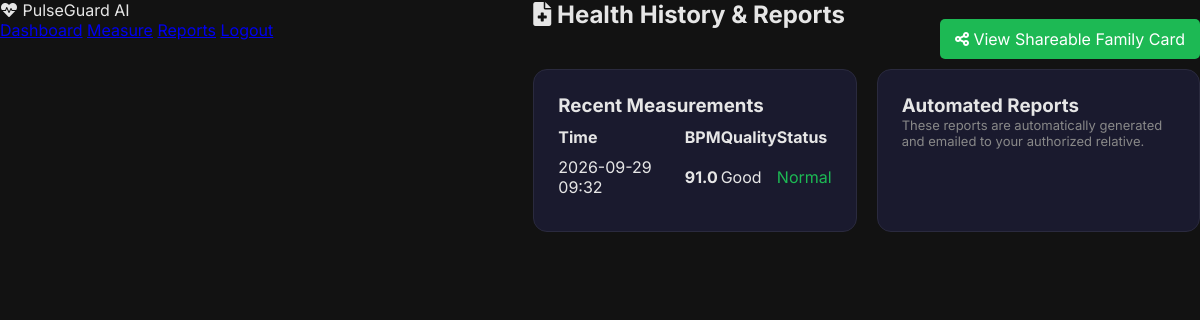
The app's page /reports (signed in), older data.
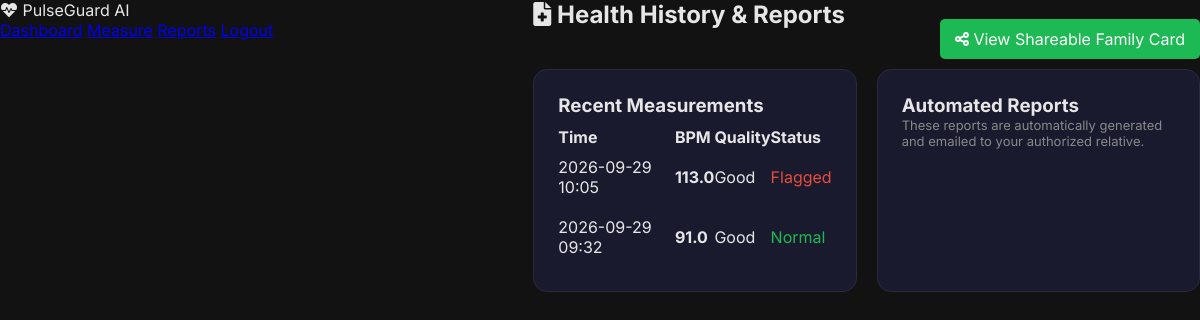
The same page, newer data.
### app.py (models this page shows)
class HealthMeasurement(db.Model):
    id = db.Column(db.Integer, primary_key=True)
    user_id = db.Column(db.Integer, db.ForeignKey('user.id'), nullable=False)
    timestamp = db.Column(db.DateTime, default=datetime.datetime.utcnow)
    bpm = db.Column(db.Float, nullable=False)
    signal_quality = db.Column(db.String(20))
    source = db.Column(db.String(20))
    is_abnormal = db.Column(db.Boolean, default=False)
    ai_analysis = db.Column(db.Text)

### app.py (the view)
@app.route('/reports')
@login_required
def reports():
    measurements = HealthMeasurement.query.filter_by(user_id=current_user.id).order_by(HealthMeasurement.timestamp.desc()).limit(50).all()
    user_reports = Report.query.filter_by(user_id=current_user.id).order_by(Report.generated_at.desc()).all()
    return render_template('reports.html', measurements=measurements, reports=user_reports)

### app.py (called while the page is built)
@login_manager.user_loader
def load_user(user_id):
    return User.query.get(int(user_id))

### templates/reports.html (shortened to what this page needs)
<!DOCTYPE html>
<html lang="en" data-theme="dark">
<head>
  <link rel="stylesheet" href="/static/pulseguard.css">
  <link href="https://cdnjs.cloudflare.com/ajax/libs/font-awesome/6.0.0/css/all.min.css" rel="stylesheet">
</head>
<body>
  <nav class="pg-nav">
    <div class="nav-logo"><i class="fas fa-heartbeat"></i> PulseGuard AI</div>
    <div class="nav-links">
      <a href="/dashboard">Dashboard</a>
      <a href="/heartrate">Measure</a>
      <a href="/reports" class="active">Reports</a>
      <a href="/logout">Logout</a>
    </div>
  </nav>
  <main class="pg-main">
    <h2><i class="fas fa-file-medical"></i> Health History & Reports</h2>
    <div style="margin-bottom: 20px; text-align: right;">
        <a href="/family/{{ current_user.id }}" target="_blank" class="btn-primary" style="padding: 10px 15px; border-radius: 5px; text-decoration: none; color: white; background: var(--primary);">
            <i class="fas fa-share-alt"></i> View Shareable Family Card
        </a>
    </div>
    <div class="grid-2">
      <div class="card">
        <h3>Recent Measurements</h3>
        <table style="width:100%; text-align:left; border-collapse:collapse; margin-top: 10px;">
          <tr><th>Time</th><th>BPM</th><th>Quality</th><th>Status</th></tr>
          {% for m in measurements %}
          <tr style="border-bottom: 1px solid var(--border);">
            <td style="padding: 10px 0;">{{ m.timestamp.strftime('%Y-%m-%d %H:%M') }}</td>
            <td><b>{{ m.bpm | round }}</b></td>
            <td>{{ m.signal_quality }}</td>
            <td>{% if m.is_abnormal %}<span style="color:var(--danger)">Flagged</span>{% else %}<span style="color:var(--primary)">Normal</span>{% endif %}</td>
          </tr>
          {% endfor %}
        </table>
      </div>
      <div class="card">
        <h3>Automated Reports</h3>
        <p style="font-size: 13px; color: var(--muted);">These reports are automatically generated and emailed to your authorized relative.</p>
      </div>
    </div>
  </main>
</body>
</html>

### static/pulseguard.css (style rules this page uses)
:root { --primary: #1db954; --primary-dark: #158f40; --accent: #2ecc71; --danger: #e74c3c; --warning: #f39c12; --info: #3498db; --dark: #121212; --darker: #0a0a0a; --card: #1a1a2e; --card-border: #2a2a3e; --light-text: #e6e6e6; --muted: #888; --sidebar-w: 260px; --header-h: 64px; --radius: 14px; --radius-sm: 8px; --shadow: 0 4px 24px rgba(0,0,0,0.45); --glow-green: 0 0 20px rgba(29,185,84,0.25); --glow-red: 0 0 24px rgba(231,76,60,0.4); --transition: all 0.3s cubic-bezier(.4,0,.2,1); }
*,*::before,*::after { margin:0; padding:0; box-sizing:border-box; }
body { font-family: 'Inter', 'Segoe UI', sans-serif; background: var(--dark); color: var(--light-text); min-height: 100vh; display: flex; }
.pg-main { margin-left: var(--sidebar-w); flex: 1; display: flex; flex-direction: column; min-height: 100vh; transition: var(--transition); }
.card { background: var(--card); border: 1px solid var(--card-border); border-radius: var(--radius); padding: 24px; transition: var(--transition); }
.grid-2 { display: grid; grid-template-columns: 1fr 1fr; gap: 20px; }

Row changes from the older to the newer data that the page shows:
added HealthMeasurement: timestamp "2026-09-29 10:05", bpm "113.0", signal_quality "Good", is_abnormal "Flagged"
